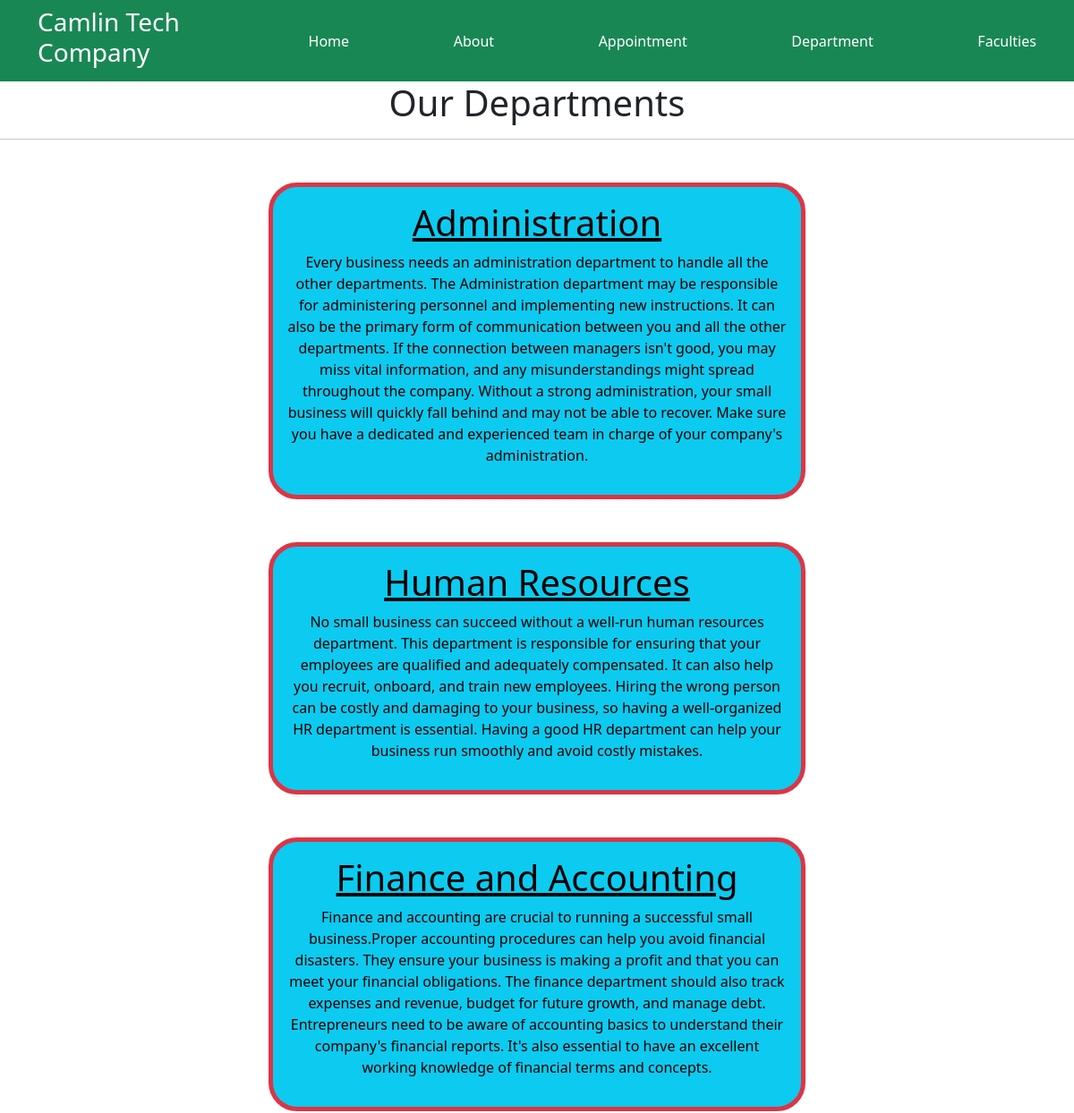
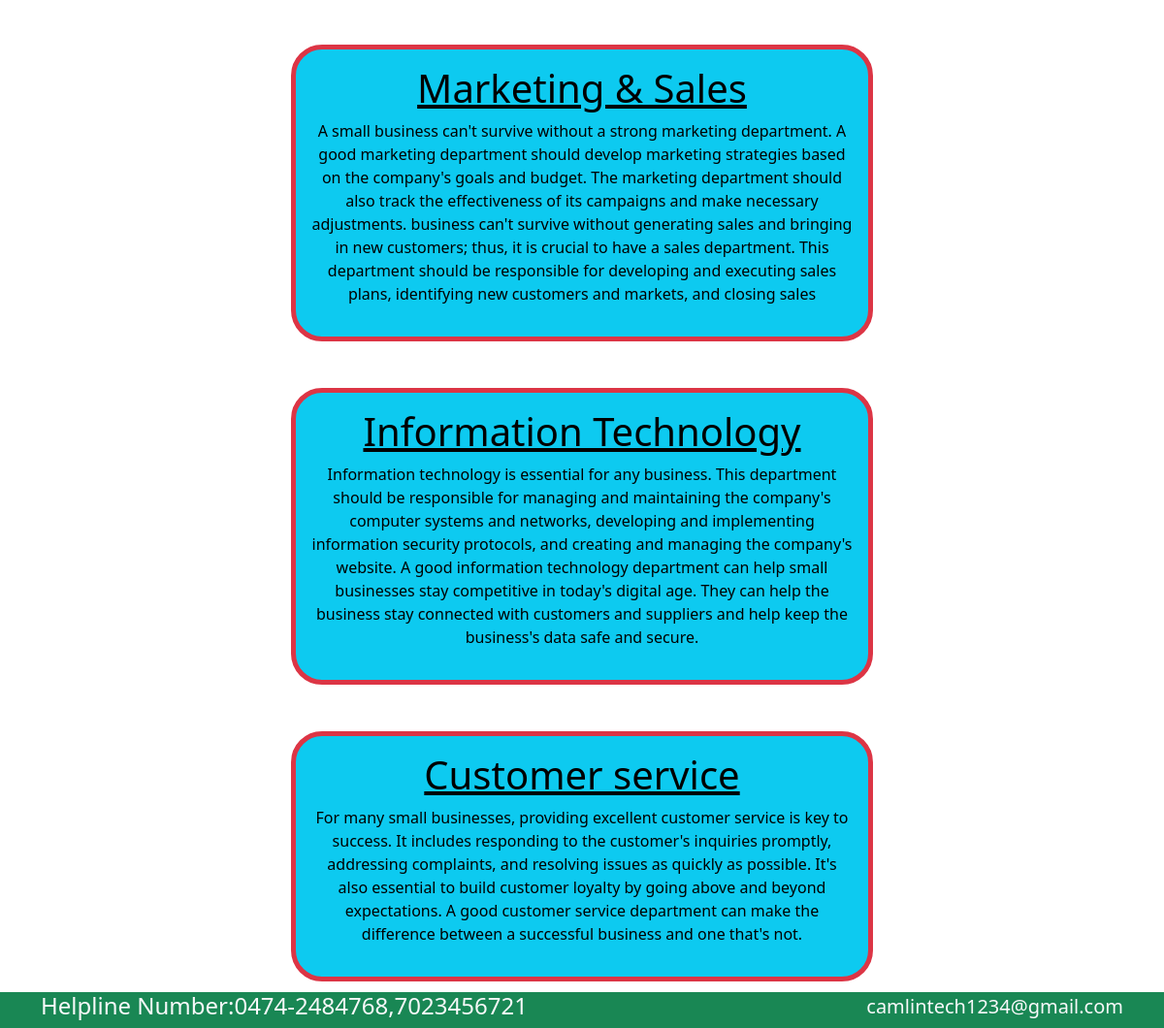
Page /department/ on the committed database (2 pictures, top to bottom).
### app/models.py (models this page shows, shortened)
class Departments(models.Model):
    depName= models.CharField(max_length=25)
    description=models.TextField()

### app/views.py (the view)
# urls.py: path("department/",views.department,name='department'),
def department(request):
    dep={
        'dept':Departments.objects.all()
    }
    return render(request,"dept.html",dep)

### app/templates/dept.html (shortened to what this page needs)
{% extends 'base.html'%}
{% block content %}
<h1 class="text-center">Our Departments </h1>
<hr>
{% for d in dept%}
<div class="mx-auto w-50 bg-info text-center text-black p-3 my-5 border border-danger border border-5 rounded-5">
    <h1><u>{{d.depName}}</u></h1>
    <p>{{d.description}}</p>
</div>
{% endfor %}
{% endblock %}

### app/templates/base.html (shortened to what this page needs)
{% load static%}
<!DOCTYPE html>
<html lang="en">
<head>
    <link href="https://cdn.jsdelivr.net/npm/bootstrap@5.3.0/dist/css/bootstrap.min.css" rel="stylesheet">
    <link rel="stylesheet" href="{% static 'style.css'%}">
</head>
<body>
    <nav class="navbar bg-success navbar-expand-md">
        <div class="container">
            <div class="col-2">
                <h3 class="text-white">Camlin Tech Company</h3>
            </div>
                        <a class="nav-link text-white" href="{% url 'home'%}">Home</a>
                        <a class="nav-link text-white" href="{% url 'about'%}">About</a>
                        <a class="nav-link text-white" href="{% url 'appointment'%}">Appointment</a>
                        <a class="nav-link text-white" href="{% url 'department'%}">Department</a>
                        <a class="nav-link text-white" href="{% url 'faculty'%}">Faculties</a>
            </div>
    </nav>
    {% block content %} {% endblock %}
    <section class="fixed-bottom">
        <footer class="pt-0.5 pb-0.5 bg-success text-light">
            <div class="container">
                <div class="row align-items-center">
                    <div class="col-12 col-md-8">
                        <h4>Helpline Number:0474-2484768,7023456721</h4>
                    </div>
                    <div class="col-12 col-md-4 mt-4 mt-md-0 text-center text-md-end">
                        <h5>camlintech1234@gmail.com</h5>
                    </div>
                </div>
            </div>
        </footer>
    </section>
</body>
</html>

### rows in the picture
Departments: depName "Administration", description "Every business needs an administration department to handle all the other departments. The Administration department may be responsible for administering personnel and implementing new instructions. It can also be the primary form of communication between you and all the other departments. If the connection between managers isn't good, you may miss vital information, and any misunderstandings might spread throughout the company. Without a strong administration, your small business will quickly fall behind and may not be able to recover. Make sure you have a dedicated and experienced team in charge of your company's administration."
Departments: depName "Human Resources", description "No small business can succeed without a well-run human resources department. This department is responsible for ensuring that your employees are qualified and adequately compensated. It can also help you recruit, onboard, and train new employees. Hiring the wrong person can be costly and damaging to your business, so having a well-organized HR department is essential. Having a good HR department can help your business run smoothly and avoid costly mistakes."
Departments: depName "Finance and Accounting", description "Finance and accounting are crucial to running a successful small business.Proper accounting procedures can help you avoid financial disasters. They ensure your business is making a profit and that you can meet your financial obligations. The finance department should also track expenses and revenue, budget for future growth, and manage debt. Entrepreneurs need to be aware of accounting basics to understand their company's financial reports. It's also essential to have an excellent working knowledge of financial terms and concepts."
Departments: depName "Marketing & Sales", description "A small business can't survive without a strong marketing department. A good marketing department should develop marketing strategies based on the company's goals and budget. The marketing department should also track the effectiveness of its campaigns and make necessary adjustments. business can't survive without generating sales and bringing in new customers; thus, it is crucial to have a sales department. This department should be responsible for developing and executing sales plans, identifying new customers and markets, and closing sales"
Departments: depName "Information Technology", description "Information technology is essential for any business. This department should be responsible for managing and maintaining the company's computer systems and networks, developing and implementing information security protocols, and creating and managing the company's website. A good information technology department can help small businesses stay competitive in today's digital age. They can help the business stay connected with customers and suppliers and help keep the business's data safe and secure."
Departments: depName "Customer service", description "For many small businesses, providing excellent customer service is key to success. It includes responding to the customer's inquiries promptly, addressing complaints, and resolving issues as quickly as possible. It's also essential to build customer loyalty by going above and beyond expectations. A good customer service department can make the difference between a successful business and one that's not."
